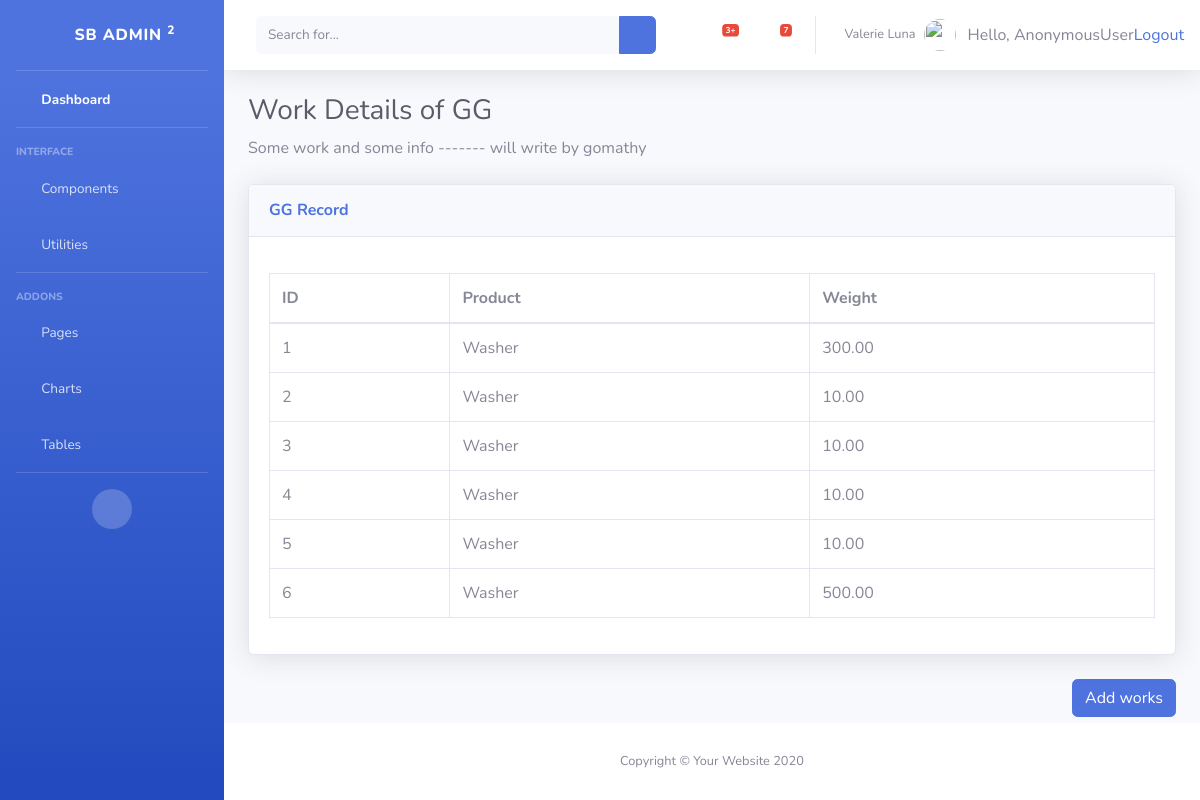
The page /1/view_works/ on the database as committed earlier.
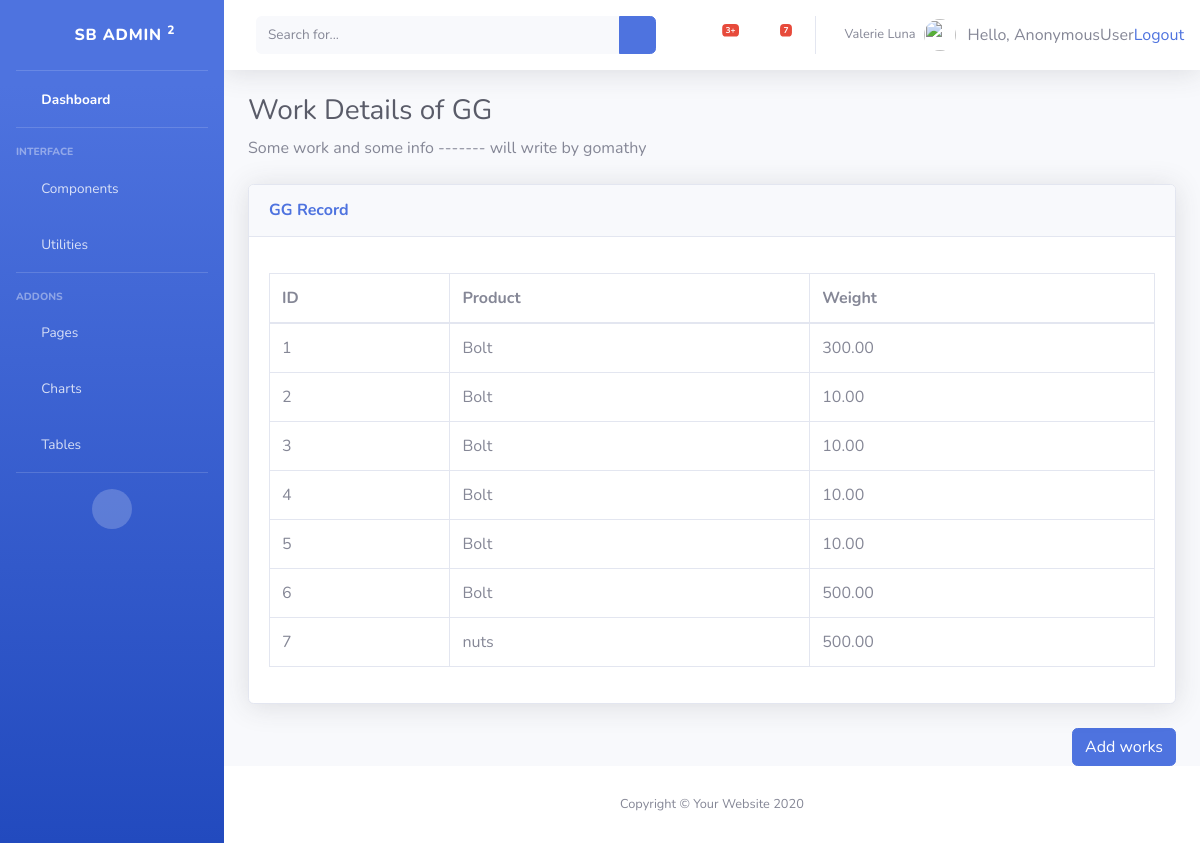
The same page on the database as committed later.
### inventory/models.py (models this page shows, shortened)
class Work(models.Model):
	emp 	 = models.ForeignKey(Employee, on_delete=models.CASCADE)
	product  = models.ForeignKey(Products, on_delete=models.CASCADE)
	material = models.ForeignKey(raw_materials, on_delete=models.CASCADE)
	weight 	 = models.DecimalField(max_digits=12, decimal_places=2,  default=0.0, blank=True)

class Products(models.Model):
	name 	= models.CharField("Product Name", max_length=30)
	cost 	= models.DecimalField(max_digits=10, decimal_places=2, default=0) # cost per Kg
	wages 	= models.DecimalField(max_digits=10, decimal_places=2, default=0) # wages per Kg
	weight 	= models.DecimalField(max_digits=10, decimal_places=2, default=0) # weight of the products in kg
	def __str__(self):
		return self.name

### inventory/views.py (the view)
# urls.py: path('<int:emp_id>/view_works/', views.view_works, name='view_works'),
def view_works(request, emp_id):
	emp = get_object_or_404(Employee, pk=emp_id)
	wk = Work.objects.filter(emp=emp_id)
	return render(request, 'inventory/view_works.html', { 'wk' : wk, 'emp' : emp })

### inventory/templates/inventory/view_works.html
{% extends 'inventory/base.html' %}
{% block body %}
<h1 class="h3 mb-2 text-gray-800">Work Details of {{ emp.name }}</h1>
<p class="mb-4">Some work and some info ------- will write by gomathy  </p>
<div class="card shadow mb-4">
  <div class="card-header py-3">
    <h6 class="m-0 font-weight-bold text-primary"> {{ emp.name }} Record </h6>
  </div>
  <div class="card-body">
    <div class="table-responsive">
      <table class="table table-bordered" id="dataTable" width="100%" cellspacing="0">
        <thead>
          <tr>
            <th>ID</th>
            <th>Product</th>
            <th>Weight</th>
          </tr>
        </thead>
        <tbody>
      		<ul>
      			{% for w in wk %}
      				<tr>
                <td>{{ w.id }} </td>
                <td>{{ w.product }} </td>
                <td>{{ w.weight }} </td>
    		      </tr>
            {% endfor %}
          </ul>
        </tbody>
      </table>
    </div>
  </div>
</div>
<div class="button-group" align="right" >
  <a href="{% url 'inventory:add_work' emp.id %}" class="btn btn-primary" role="button" > Add works </a>
</div>
{% endblock %}

Rows that differ between the two databases and show on the page:
changed through a linked row, Work id 1: product "Washer" → "Bolt"
changed through a linked row, Work id 2: product "Washer" → "Bolt"
changed through a linked row, Work id 3: product "Washer" → "Bolt"
changed through a linked row, Work id 4: product "Washer" → "Bolt"
changed through a linked row, Work id 5: product "Washer" → "Bolt"
changed through a linked row, Work id 6: product "Washer" → "Bolt"
added Work: id "7", product "nuts", weight "500.00"
